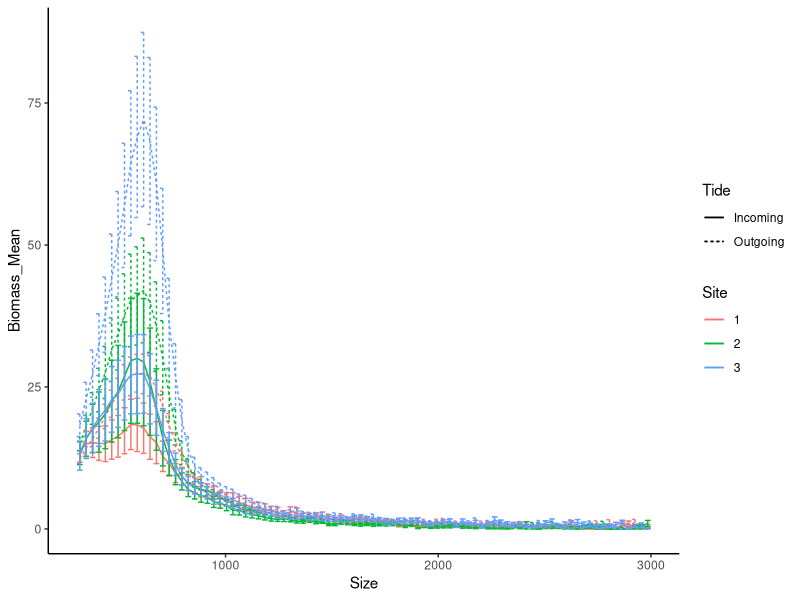
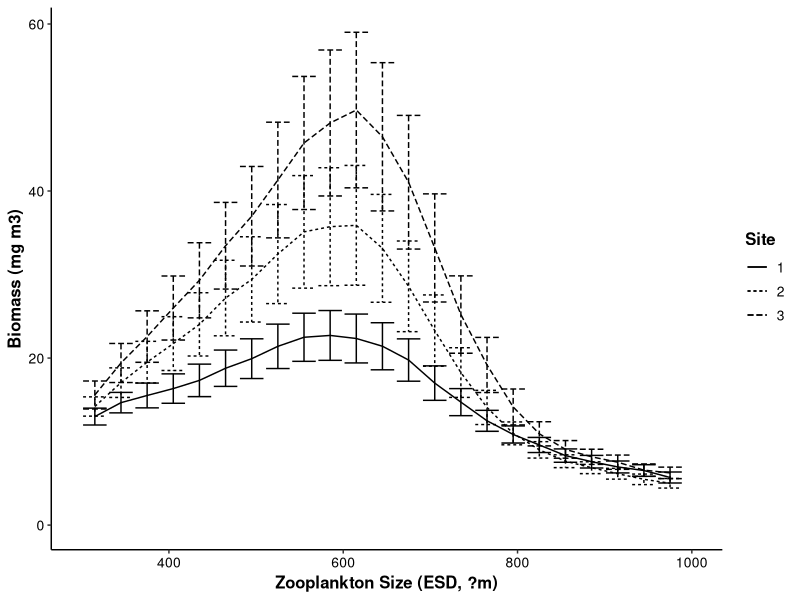
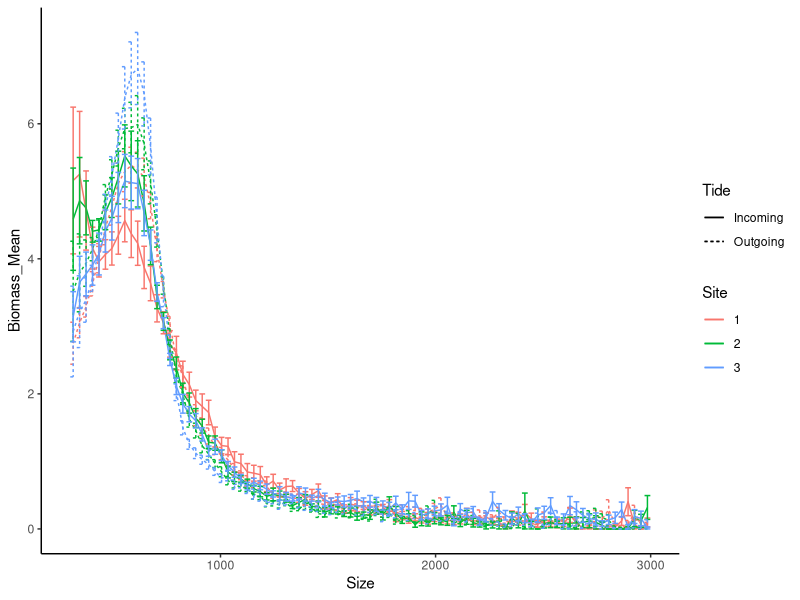
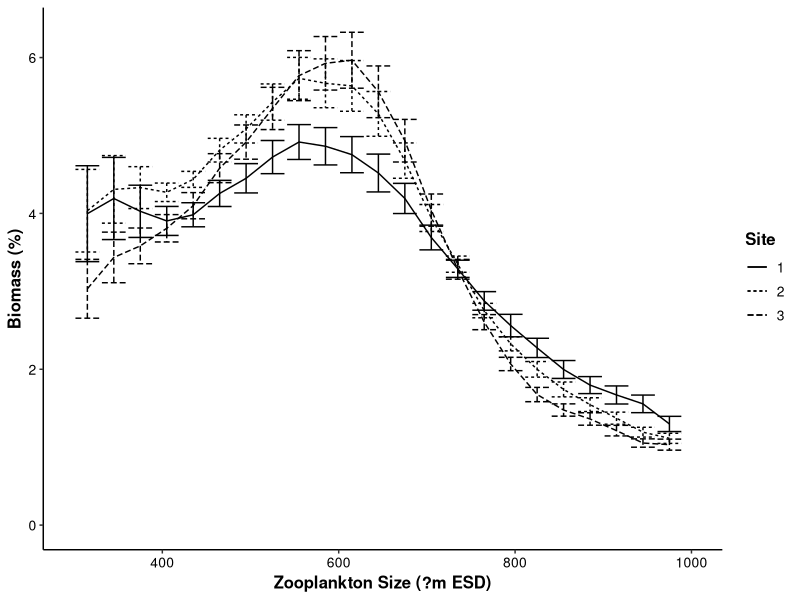
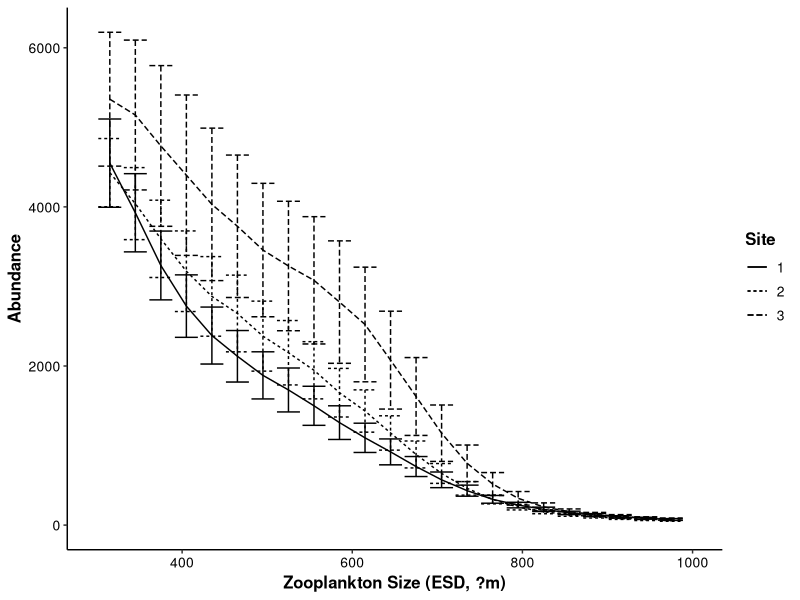
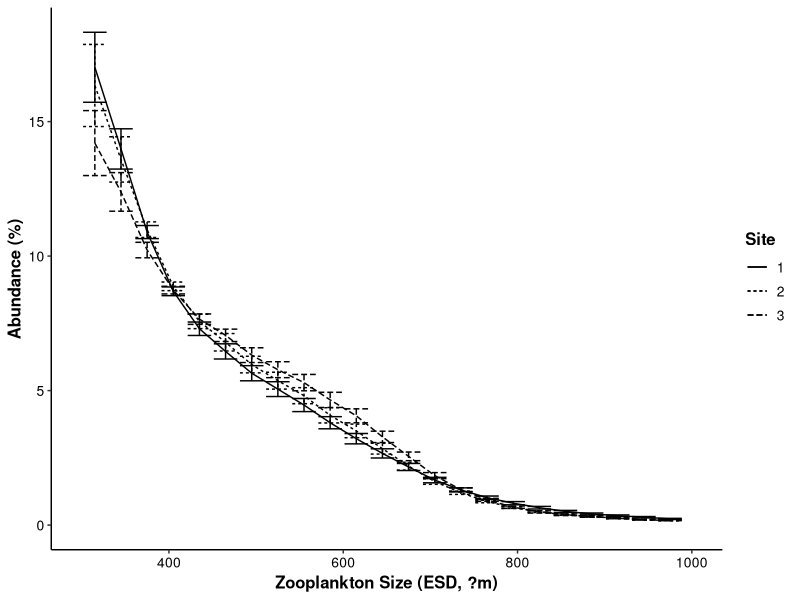
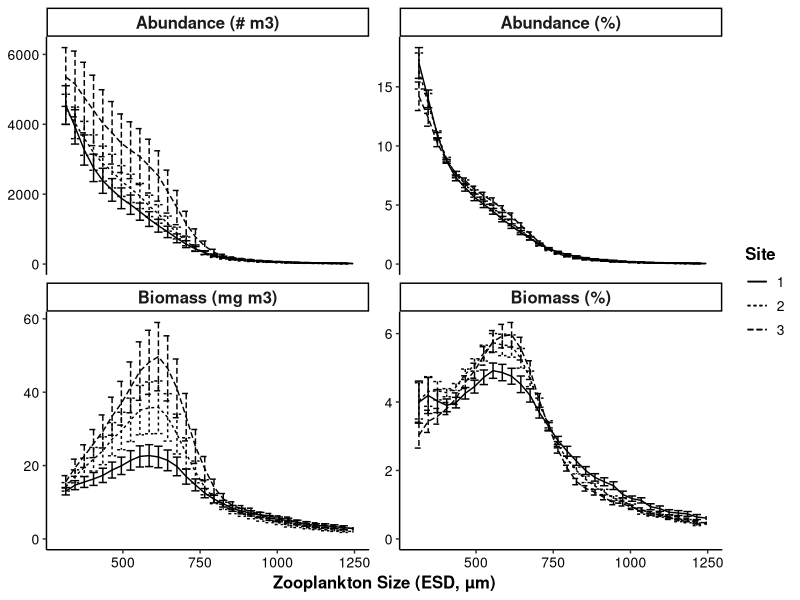
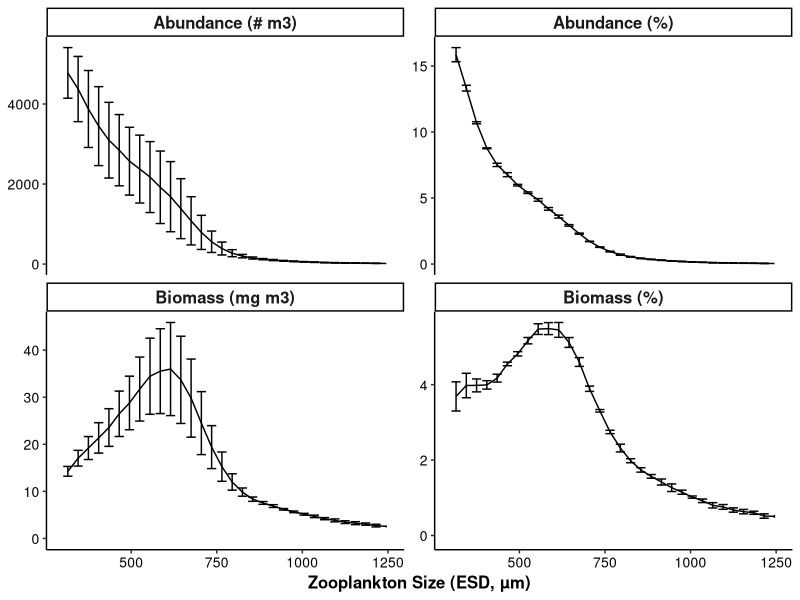

The R script that drew these images, in order:
# 2020 test figures

#setwd("E:/HTS USB/Honours/LOPC")

library(tidyverse)

mydata <- read_csv("Data/Sydney Harbour Zooplankton biomass size data 2020.csv")

dat <- mydata %>% pivot_longer(cols = c(6:95),
                               names_to = "Size",
                               values_to = "Biomass")
head(dat)

dat2 <- dat %>% group_by(Site, Tide, Size) %>%
  summarise(Biomass_Mean = mean(Biomass), Biomass_SD = sd(Biomass), n = n(), SE = Biomass_SD/sqrt(n))
head(dat2)

dat2$Size <- as.numeric(dat2$Size)
dat2$Site <- as.factor(as.character(dat2$Site))

p1 <- ggplot(dat2, aes(x = Size, y = Biomass_Mean, colour = Site, lty= Tide)) + geom_line() +
  theme_classic() + geom_errorbar(aes(ymin=Biomass_Mean-SE, ymax = Biomass_Mean+SE))
p1


dat3 <- dat %>% group_by(Site, Size) %>%
  summarise(Biomass_Mean = mean(Biomass), Biomass_SD = sd(Biomass), n = n(), SE = Biomass_SD/sqrt(n))
head(dat3)

dat3$Size <- as.numeric(dat3$Size)
dat3$Site <- as.factor(as.character(dat3$Site))

p2 <- ggplot(dat3, aes(x = Size, y = Biomass_Mean, lty = Site)) + geom_line() +
  theme_classic() + geom_errorbar(aes(ymin=Biomass_Mean-SE, ymax = Biomass_Mean+SE)) +
  xlim(c(300,1000)) + xlab("Zooplankton Size (ESD, ?m)") + ylab("Biomass (mg m3)") +
  theme(axis.title = element_text(face = "bold", size = 12, colour = "black"),
        axis.text = element_text(colour = "black", size = 10),
        legend.title = element_text(face = "bold", size = 12, colour = "black"),
        legend.text = element_text(colour = "black", size = 10))
p2

Biomass_Size <- dat3
Biomass_Size$Metric = "Biomass (mg m3)"
Biomass_Size <- Biomass_Size %>% rename(Value = Biomass_Mean, SD = Biomass_SD)
head(Biomass_Size)

#ggsave("2020 plots/Biomass by size.png", dpi = 600, width = 21.8, height = 14.8, units = "cm")

### Now look at percentage biomass

mydata <- read_csv("Data/Sydney Harbour Zooplankton biomass size percentage data 2020.csv")

dat <- mydata %>% pivot_longer(cols = c(6:95),
                               names_to = "Size",
                               values_to = "Percent")
head(dat)

dat2 <- dat %>% group_by(Site, Tide, Size) %>%
  summarise(Biomass_Mean = mean(Percent), Biomass_SD = sd(Percent), n = n(), SE = Biomass_SD/sqrt(n))
head(dat2)

dat2$Size <- as.numeric(dat2$Size)
dat2$Site <- as.factor(as.character(dat2$Site))

p1 <- ggplot(dat2, aes(x = Size, y = Biomass_Mean, colour = Site, lty= Tide)) + geom_line() +
  theme_classic() + geom_errorbar(aes(ymin=Biomass_Mean-SE, ymax = Biomass_Mean+SE))
p1


dat3 <- dat %>% group_by(Site, Size) %>%
  summarise(Biomass_Mean = mean(Percent), Biomass_SD = sd(Percent), n = n(), SE = Biomass_SD/sqrt(n))
head(dat3)

dat3$Size <- as.numeric(dat3$Size)
dat3$Site <- as.factor(as.character(dat3$Site))

p2 <- ggplot(dat3, aes(x = Size, y = Biomass_Mean, lty = Site)) + geom_line() +
  theme_classic() + geom_errorbar(aes(ymin=Biomass_Mean-SE, ymax = Biomass_Mean+SE)) +
  xlim(c(300,1000)) + xlab("Zooplankton Size (?m ESD)") + ylab("Biomass (%)") +
  theme(axis.title = element_text(face = "bold", size = 12, colour = "black"),
        axis.text = element_text(colour = "black", size = 10),
        legend.title = element_text(face = "bold", size = 12, colour = "black"),
        legend.text = element_text(colour = "black", size = 10))
p2

#ggsave("2020 plots/Biomass percentage by size.png", dpi = 600, width = 21.8, height = 14.8, units = "cm")

Biomass_Percentage <- dat3
Biomass_Percentage$Metric = "Biomass (%)"
Biomass_Percentage <- Biomass_Percentage %>% rename(Value = Biomass_Mean, SD = Biomass_SD)
head(Biomass_Percentage)

### By Abundance now

mydata <- read_csv("Data/Sydney Harbour Zooplankton abundance size data 2020.csv")

dat <- mydata %>% pivot_longer(cols = c(5:94),
                               names_to = "Size",
                               values_to = "Abundance")
head(dat)

dat3 <- dat %>% group_by(Site, Size) %>%
  summarise(Abundance_Mean = mean(Abundance), Abundance_SD = sd(Abundance), n = n(), SE = Abundance_SD/sqrt(n))
head(dat3)

dat3$Size <- as.numeric(dat3$Size)
dat3$Site <- as.factor(as.character(dat3$Site))

p2 <- ggplot(dat3, aes(x = Size, y = Abundance_Mean, lty = Site)) + geom_line() +
  theme_classic() + geom_errorbar(aes(ymin=Abundance_Mean-SE, ymax = Abundance_Mean+SE)) +
  xlim(c(300,1000)) + xlab("Zooplankton Size (ESD, ?m)") + ylab("Abundance") +
  theme(axis.title = element_text(face = "bold", size = 12, colour = "black"),
        axis.text = element_text(colour = "black", size = 10),
        legend.title = element_text(face = "bold", size = 12, colour = "black"),
        legend.text = element_text(colour = "black", size = 10))
p2

#ggsave("2020 plots/Abundance by size.png", dpi = 600, width = 21.8, height = 14.8, units = "cm")

Abund_Size <- dat3
Abund_Size$Metric = "Abundance (# m3)"
Abund_Size <- Abund_Size %>% rename(Value = Abundance_Mean, SD = Abundance_SD)
head(Abund_Size)


### Now look at percentage biomass

mydata <- read_csv("Data/Sydney Harbour Zooplankton abundance size percentage data 2020.csv")

dat <- mydata %>% pivot_longer(cols = c(5:94),
                               names_to = "Size",
                               values_to = "Percent")
head(dat)

dat3 <- dat %>% group_by(Site, Size) %>%
  summarise(Abundance_Mean = mean(Percent), Abundance_SD = sd(Percent), n = n(), SE = Abundance_SD/sqrt(n))
head(dat3)

dat3$Size <- as.numeric(dat3$Size)
dat3$Site <- as.factor(as.character(dat3$Site))

p2 <- ggplot(dat3, aes(x = Size, y = Abundance_Mean, lty = Site)) + geom_line() +
  theme_classic() + geom_errorbar(aes(ymin=Abundance_Mean-SE, ymax = Abundance_Mean+SE)) +
  xlim(c(300,1000)) + xlab("Zooplankton Size (ESD, ?m)") + ylab("Abundance (%)") +
  theme(axis.title = element_text(face = "bold", size = 12, colour = "black"),
        axis.text = element_text(colour = "black", size = 10),
        legend.title = element_text(face = "bold", size = 12, colour = "black"),
        legend.text = element_text(colour = "black", size = 10))
p2

#ggsave("2020 plots/Abundance percentage by size.png", dpi = 600, width = 21.8, height = 14.8, units = "cm")

Abund_Percent <- dat3
Abund_Percent$Metric = "Abundance (%)"
Abund_Percent <- Abund_Percent %>% rename(Value = Abundance_Mean, SD = Abundance_SD)
head(Abund_Percent)

## Make 4 panel plot ### THIS IS FIGURE S1
full_dat <- rbind(Biomass_Size, Biomass_Percentage, Abund_Size, Abund_Percent)
head(full_dat)
full_dat$Metric <- as.factor(full_dat$Metric)
full_dat$Metric <- factor(full_dat$Metric, levels = c("Abundance (# m3)", "Abundance (%)", "Biomass (mg m3)", "Biomass (%)"))
levels(full_dat$Metric)

p3 <- ggplot(full_dat, aes(x = Size, y = Value, lty = Site)) + geom_line() + 
  facet_wrap(~Metric, scales = "free_y") +
  theme_classic() + geom_errorbar(aes(ymin=Value-SE, ymax = Value+SE)) +
  xlim(c(300,1250)) + xlab("Zooplankton Size (ESD, µm)") + ylab(NULL) +
  theme(axis.title = element_text(face = "bold", size = 12, colour = "black"),
        axis.text = element_text(colour = "black", size = 10),
        legend.title = element_text(face = "bold", size = 12, colour = "black"),
        legend.text = element_text(colour = "black", size = 10),
        strip.text = element_text(face = "bold", size = 12))
p3

#ggsave("2020 plots/Zooplankton 2x2.png", dpi = 600, width = 21.8, height = 14.8, units = "cm")
#ggsave("2020 plots/Zooplankton 2x2.pdf", dpi = 600, width = 21.8, height = 14.8, units = "cm")


# Average Zooplankton ### THIS IS FIGURE 1
full_dat_avg <- full_dat %>% group_by(Size, Metric) %>% summarise(mean_Value = mean(Value), SD_value = sd(SD), n = n(), SE_value = SD_value/sqrt(n))
full_dat_avg

p4 <- ggplot(full_dat_avg, aes(x = Size, y = mean_Value)) + geom_line() + 
  facet_wrap(~Metric, scales = "free_y") +
  theme_classic() + geom_errorbar(aes(ymin=mean_Value-SE_value, ymax = mean_Value+SE_value)) +
  xlim(c(300,1250)) + xlab("Zooplankton Size (ESD, µm)") + ylab(NULL) +
  theme(axis.title = element_text(face = "bold", size = 12, colour = "black"),
        axis.text = element_text(colour = "black", size = 10),
        legend.title = element_text(face = "bold", size = 12, colour = "black"),
        legend.text = element_text(colour = "black", size = 10),
        strip.text = element_text(face = "bold", size = 12))
p4

#write.csv(full_dat_avg, "Zooplankton in water available by size.csv", row.names=F)

#ggsave("2020 plots/Zooplankton avg 2x2.pdf", dpi = 600, width = 21.8, height = 14.8, units = "cm")
